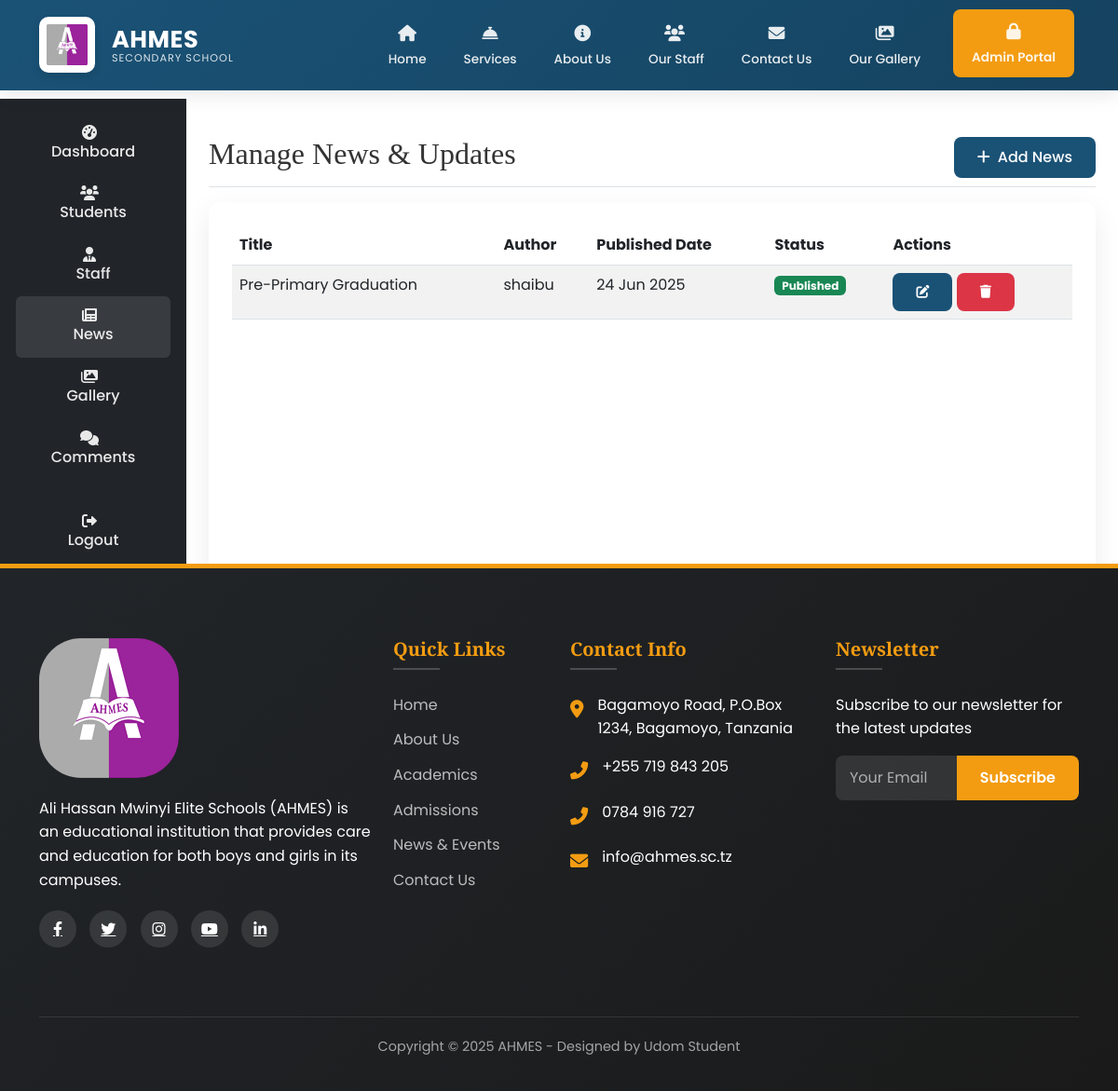
Before: /ad/news/ (signed in) with the older database file.
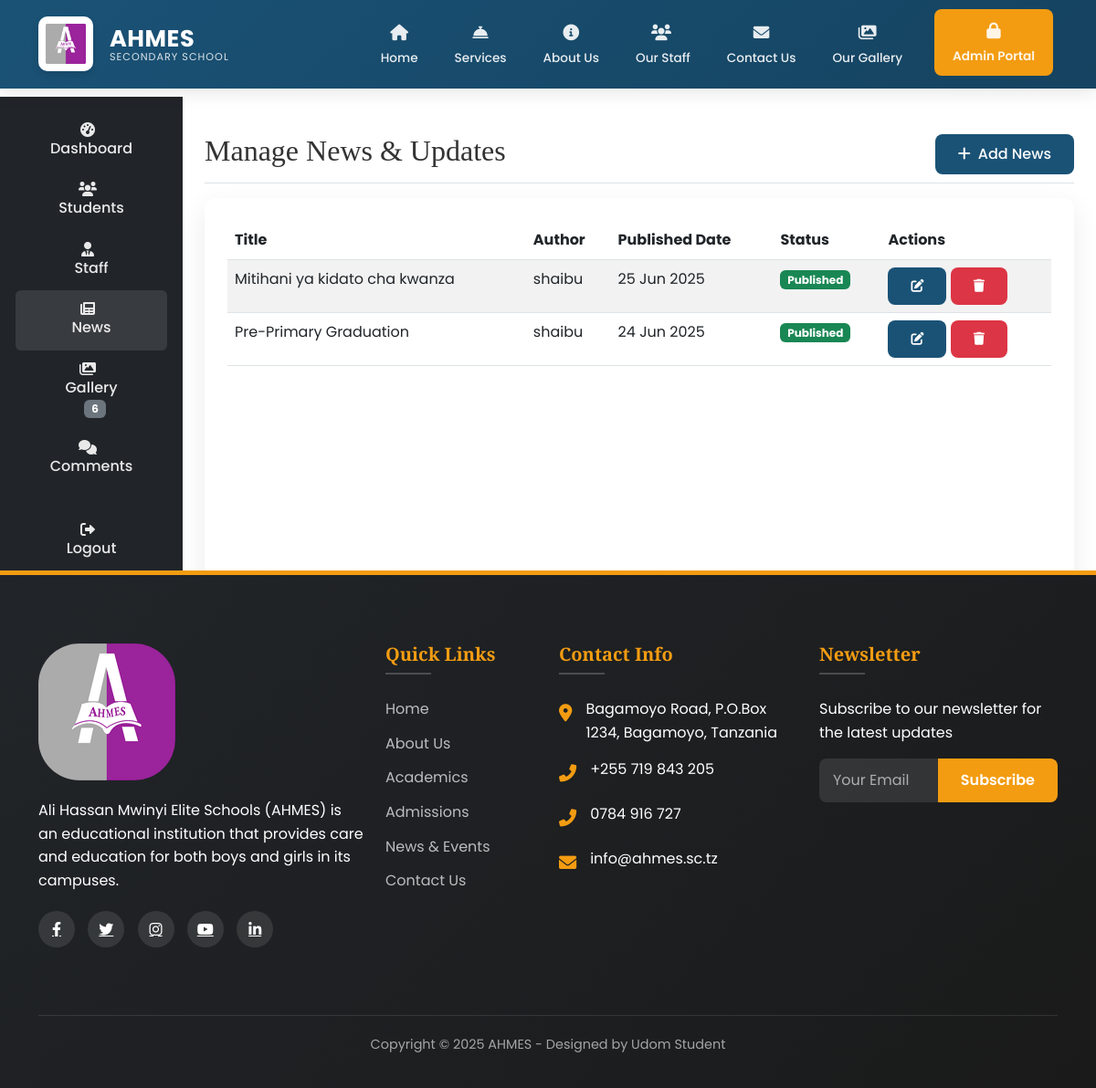
After: the same page with the newer database file.
### main/models.py (models this page shows, shortened)
class News(models.Model):
    title = models.CharField(max_length=200)
    content = models.TextField()
    image = models.ImageField(upload_to='news/')
    author = models.ForeignKey(
        User,
        on_delete=models.CASCADE,
        related_name='news_posts'
    )
    published_date = models.DateTimeField(auto_now_add=True)
    updated_date = models.DateTimeField(auto_now=True)
    is_published = models.BooleanField(default=True)
    class Meta:
        ordering = ['-published_date']
        verbose_name = 'News'
        verbose_name_plural = 'News'

class User(AbstractUser):
    is_admin = models.BooleanField(default=False)
    is_staff_member = models.BooleanField(default=False)
    groups = models.ManyToManyField(
        Group,
        verbose_name=_('groups'),
        blank=True,
        help_text=_(
            'The groups this user belongs to. A user will get all permissions '
            'granted to each of their groups.'
        ),
        related_name="custom_user_set",
        related_query_name="user",
    )
    user_permissions = models.ManyToManyField(
        Permission,
        verbose_name=_('user permissions'),
        blank=True,
        help_text=_('Specific permissions for this user.'),
        related_name="custom_user_set",
        related_query_name="user",
    )
    class Meta:
        swappable = 'AUTH_USER_MODEL'
        db_table = 'auth_user'  # Optional: keeps the same table name as default User

### main/views.py (the view)
# urls.py: path('ad/news/', views.manage_news, name='manage_news'),
@login_required
@user_passes_test(is_admin)
def manage_news(request):
    news_items = News.objects.all().order_by('-published_date')
    return render(request, 'main/manage_news.html', {'news_items': news_items})

### main/context_processors.py (called while the page is built)
def admin_counts(request):
    if request.user.is_authenticated and request.user.is_admin:
        return {
            'pending_comments': Comment.objects.filter(is_approved=False).count(),
            'gallery_count': Gallery.objects.count(),
        }
    return {}

### main/views.py (called while the page is built)
def is_admin(user):
    return user.is_authenticated and user.is_admin

### main/templates/main/manage_news.html
{% extends 'main/base.html' %}
{% load static %}
{% block content %}
<div class="container-fluid">
  <div class="row">
    {% include 'main/sidebar.html' %}
    <main class="col-md-9 ms-sm-auto col-lg-10 px-md-4 py-4">
      <div class="d-flex justify-content-between flex-wrap flex-md-nowrap align-items-center pt-3 pb-2 mb-3 border-bottom">
        <h1 class="h2">Manage News & Updates</h1>
        <div class="btn-toolbar mb-2 mb-md-0">
          <a href="{% url 'add_news' %}" class="btn btn-primary">
            <i class="fas fa-plus me-1"></i> Add News
          </a>
        </div>
      </div>
      <div class="card">
        <div class="card-body">
          <div class="table-responsive">
            <table class="table table-striped table-hover">
              <thead>
                <tr>
                  <th>Title</th>
                  <th>Author</th>
                  <th>Published Date</th>
                  <th>Status</th>
                  <th>Actions</th>
                </tr>
              </thead>
              <tbody>
                {% for news in news_items %}
                <tr>
                  <td>{{ news.title }}</td>
                  <td>{{ news.author.username }}</td>
                  <td>{{ news.published_date|date:"d M Y" }}</td>
                  <td>
                    {% if news.is_published %}
                    <span class="badge bg-success">Published</span>
                    {% else %}
                    <span class="badge bg-warning text-dark">Draft</span>
                    {% endif %}
                  </td>
                  <td>
                    <a href="{% url 'edit_news' news.pk %}" class="btn btn-sm btn-primary">
                      <i class="fas fa-edit"></i>
                    </a>
                    <a href="{% url 'delete_news' news.pk %}" class="btn btn-sm btn-danger">
                      <i class="fas fa-trash"></i>
                    </a>
                  </td>
                </tr>
                {% empty %}
                <tr>
                  <td colspan="5" class="text-center">No news items found</td>
                </tr>
                {% endfor %}
              </tbody>
            </table>
          </div>
        </div>
      </div>
    </main>
  </div>
</div>
{% endblock %}

Changed rows visible on the page:
added News: title "Mitihani ya kidato cha kwanza", author.username "shaibu", published_date "25 Jun 2025", is_published "Published"
Other visible differences:
{{ gallery_count }}: (not shown) → "6"
